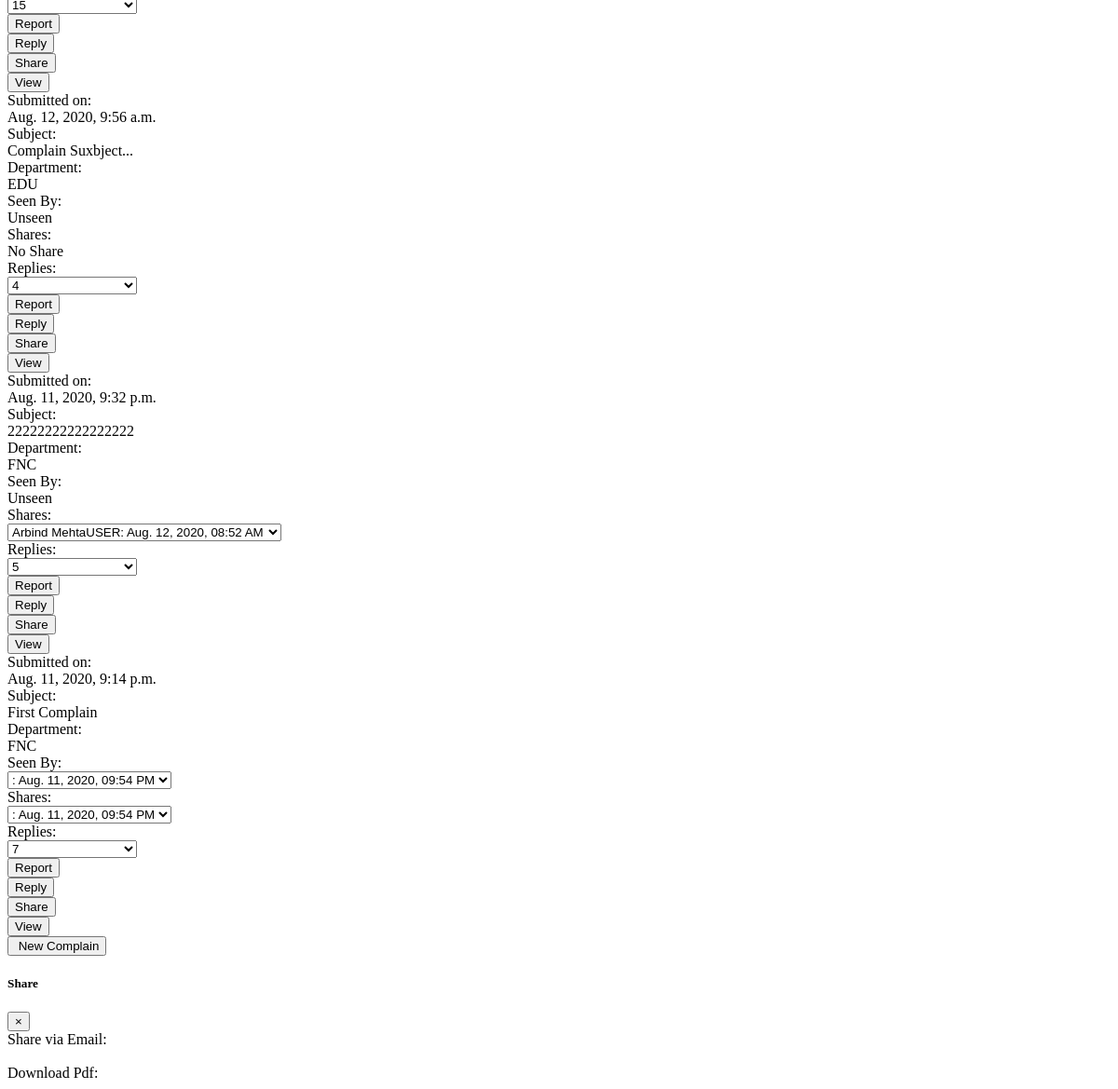
Page /mycomplain/ (signed in, lower part) on the earlier database version.
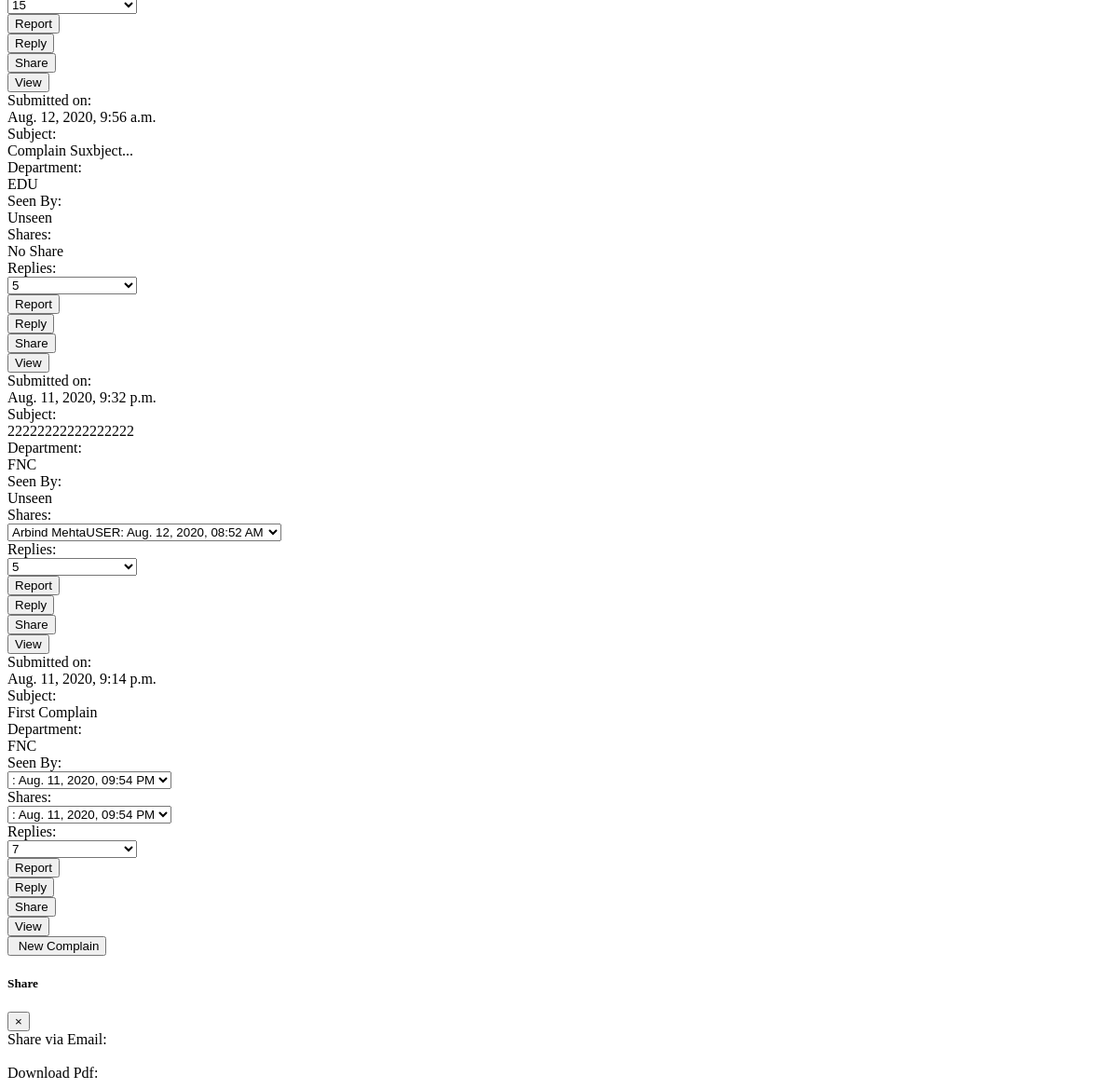
Same page on the later database version.
### mainsite/models.py (models this page shows, shortened)
class Complain(models.Model):
    User_ID = models.ForeignKey(User, on_delete=models.CASCADE)
    DateTime=models.DateTimeField(default=datetime.datetime.now())
    Department=models.CharField(max_length=500)
    Subject=models.TextField()
    Body=models.TextField()
    Attachments=models.FileField(upload_to="User_Data")
    Priority=models.CharField(max_length=50)
    Seen_By=models.TextField(default='{}')
    Shares=models.TextField(default='{}')
    Reports=models.TextField(default='{}')
    Replies=models.TextField(default='{}')
    Status=models.CharField(max_length=100,default="Unseen")
    Remarks = models.CharField(max_length=100, default="")

### mainsite/views.py (the view)
# urls.py: path('mycomplain/', views.myComplain, name='mycomplain'),
@login_required(login_url='login')
def myComplain(request):
    coms=Complain.objects.filter(User_ID=request.user).order_by('-DateTime')
    data=[]
    for com in coms:
        reps=Replies.objects.filter(Complain_ID=com).order_by('-DateTime')
        if len(reps)==0:
            data.append([com,[]])
        else:
            data.append([com, reps])
    contex={'datas':data}
    return render(request,'mainsite/mycomplain.html',contex)

### mainsite/templatetags/mytags.py (called while the page is built)
@register.filter
@stringfilter
def evalutae(value):
    return eval(value)

@register.filter
def get_dict_value(dictionary):
    return dictionary.values()

@register.filter
def get_lenght(obj):
    return str(len(obj))

### templates/mainsite/mycomplain.html (shortened to what the changed rows need)
{% load mytags %}
<div class="compln">
    <div class="row">
        <div class="col-sm-12 col-md-6 coms">
            {%for data in datas%}
            <div class="card complns">
                <div class="card-body">
                    <div class="row">
                        <div class="col">
                            Submitted on:
                        </div>
                        <div class="col com_lbl">
                            {{data.0.DateTime}}
                        </div>
                    </div>
                    <div class="row">
                        <div class="col">
                            Subject:
                        </div>
                        <div class="col com_lbl">
                            {{data.0.Subject}}
                        </div>
                    </div>
                    <div class="row">
                        <div class="col">
                            Department:
                        </div>
                        <div class="col com_lbl">
                            {{data.0.Department}}
                        </div>
                    </div>
                    <div class="row">
                        <div class="col">
                            Seen By:
                        </div>
                        <div class="col com_lbl">
                            {% if data.0.Seen_By|evalutae|get_lenght == '0' %}
                               Unseen
                            {% else %}
                                <select class="sel_dep">
                                    {%for itm in data.0.Seen_By|evalutae|get_dict_value %}
                                      <option>{{itm}}</option>
                                    {% endfor %}
                                </select>
                            {% endif %}
                        </div>
                    </div>
                    <div class="row">
                        <div class="col">
                            Shares:
                        </div>
                        <div class="col com_lbl">
                            {% if data.0.Shares|evalutae|get_lenght == '0' %}
                               No Share
                            {% else %}
                                <select class="sel_dep">
                                    {%for itm in data.0.Shares|evalutae|get_dict_value %}
                                      <option>{{itm}}</option>
                                    {% endfor %}
                                </select>
                            {% endif %}
                        </div>
                    </div>
                    <div class="row">
                        <div class="col">
                            Replies:
                        </div>
                        <div class="col com_lbl">
                            {% if data.1|get_lenght == '0' %}
                               No Replies
                            {% else %}
                                <select class="sel_dep" id="replies_sel_{{data.0.id}}" onchange="Onclick_Replies_Option('{{data.0.id}}')">
                                    <option value="">{{data.1|get_lenght}}</option>
                                </select>
                            {% endif %}
                        </div>
                    </div>
                </div>
                <div class="card-footer text-center">
                    <div class="row justify-content-center">
                        <div class="col ">
                            <button class="g-button">Report</button>
                        </div>
                        <div class="col ">
                            <button class="g-button" onclick="Reply_to_Comment('{{data.0.id}}')">Reply</button>
                        </div>
                        <div class="col ">
                            <button class="g-button" onclick="Share_mdl('{{data.0.id}}')"
                            data-toggle="modal" data-target="#exampleModalCenter" type="button">Share</button>
                        </div>
                        <div class="col ">
                            <button class="g-button" disable id="my_com_view_btn{{data.0.id}}" onclick="viewcomplain('{{data.0.id}}')">View</button>
                        </div>
                    </div>
                </div>
            </div>
            {% endfor %}
        </div>
    </div>
</div>

Differences in the rows shown:
changed Complain "Aug. 12, 2020, 9:56 a.m.": id "4" → "5"
